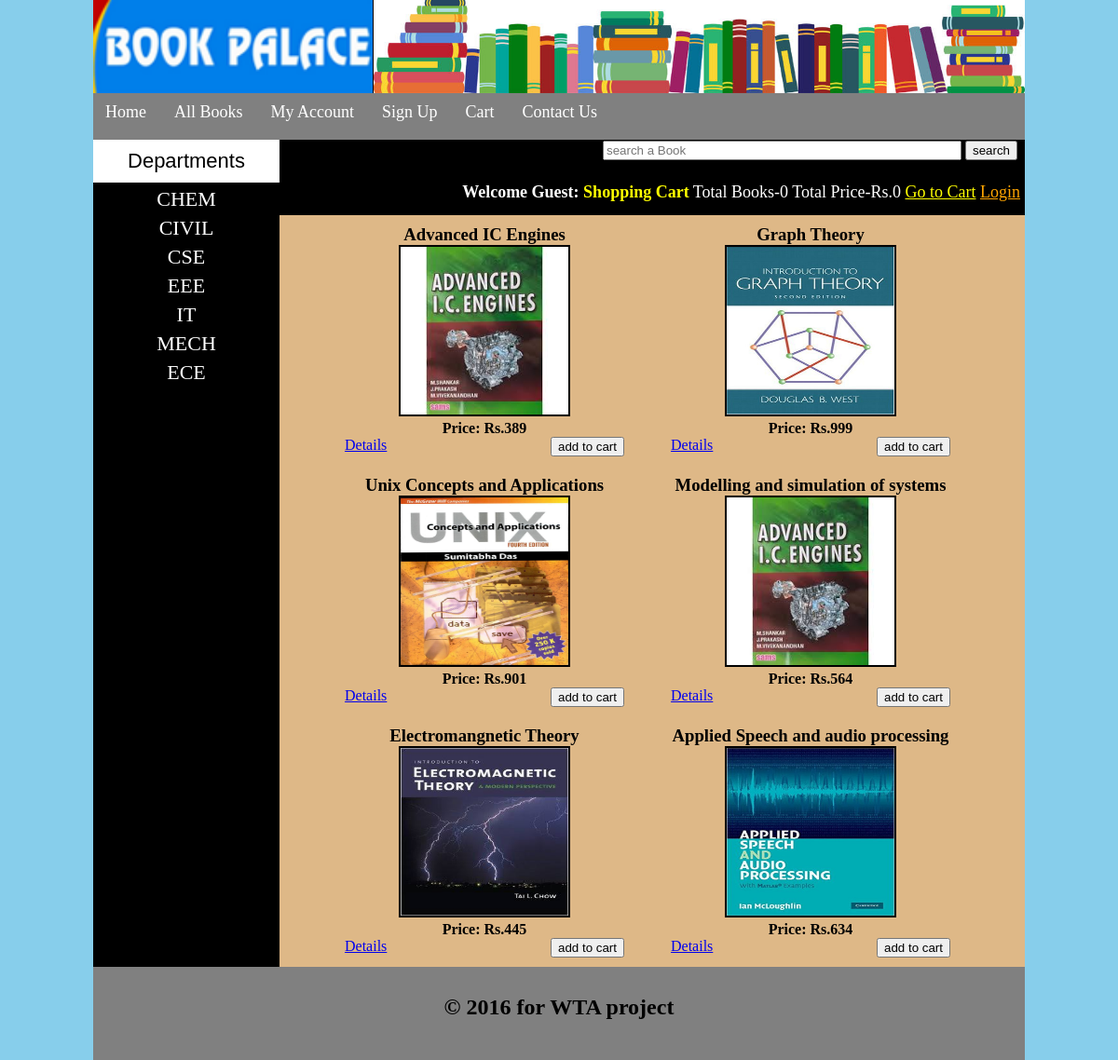
The page / on the database its author committed.
### tables this page shows
CREATE TABLE `categories` (
  `cat_id` int(100) NOT NULL,
  `cat_name` varchar(255) NOT NULL
);

CREATE TABLE `books` (
  `book_id` int(100) NOT NULL,
  `book_cat` varchar(100) NOT NULL,
  `book_title` varchar(255) NOT NULL,
  `book_price` int(100) NOT NULL,
  `book_desc` text NOT NULL,
  `book_image` text NOT NULL,
  `book_keywords` text NOT NULL
);

### functions/functions.php (the view, shortened to what this page needs)
<?php
$con = mysqli_connect("localhost","root","","ecommerce");
function getIp()
{
    $ip = $_SERVER['REMOTE_ADDR'];
    return $ip;
}
function total_books(){
	if(isset($_GET['add_cart'])){
		global $con;
		$ip = getIp();
		$get_books = "select * from cart where ip_add='$ip'";
		$run_books = mysqli_query($con, $get_books);
		$count_books = mysqli_num_rows($run_books);
		}
		else {
		global $con;
		$ip = getIp();
		$get_books = "select * from cart where ip_add='$ip'";
		$run_books = mysqli_query($con, $get_books);
		$count_books = mysqli_num_rows($run_books);
		}
	echo $count_books;
	}
function total_price()
{
	$total = 0;
	echo "Rs.".$total;
}
function getcats()
{
	global $con;
	$get_cats = "select * from categories";
	$run_cats = mysqli_query($con,$get_cats);
	while($row_cats=mysqli_fetch_array($run_cats))
	{
		$cat_id = $row_cats['cat_id'];
		$cat_name = $row_cats['cat_name'];
		echo "<li><a href='index.php?cat=$cat_id'>$cat_name</a></li>";
	}
}
function getbook()
{
	if(!isset($_GET['cat']))
	{
	global $con;
	 $get_book = "select * from books order by RAND() LIMIT 0,6";
	 $run_book = mysqli_query($con, $get_book);
	 while($row_book = mysqli_fetch_array($run_book))
	 {
		 $book_id = $row_book['book_id'];
		 $book_title = $row_book['book_title'];
		 $book_price = $row_book['book_price'];
		 $book_image = $row_book['book_image'];
		 echo "
				<div id='single_book' >
					<h3>$book_title</h3>
					<img src='admin_area/book_images/$book_image' width='180' height='180'/>
					<p><b>Price: Rs.$book_price</b></p>
					<a href='details.php?book_id=$book_id' style='float:left;'>Details</a>
					<a href='index.php?add_cart=$book_id'><button style='float:right; '>add to cart</button></a>
				</div>
		 ";
	 }
	}
}
?>

### index.php (shortened to what this page needs)
<!DOCTYPE html>
<?php
include("functions/functions.php");
?>
<html>
<head>
	<link rel="stylesheet" href="styles/style.css"  media="all"/>
</head>
<body>
	<div class="main_wrapper">
		<div class="header_wrapper">
		<img id="logo" src="images/logo.png" />
		<img id="banner" src="images/books.jpg" />
		</div>
		<div class="menubar">
			<ul id="menu">
				<li><a href="index.php">Home</a></li>
				<li><a href="all_books.php">All Books</a></li>
				<li><a href="customer/my_account.php">My Account</a></li>
				<li><a href="customer_register.php">Sign Up</a></li>
				<li><a href="cart.php">Cart</a></li>
				<li><a href="contact_us.php">Contact Us</a></li>
			</ul>
			<div id="form">
				<form method="get" action="results.php" enctype="multipart/form-data">
					<input type="text" name="user_query" size="45" placeholder="search a Book"/>
					<input type="submit" name="search" value="search"/>
				</form>
			</div>
		</div>
		<div class="content_wrapper">
		<div id="sidebar">
			<div id="sidebar_title" style="text-align:center">Departments</div>
			<ul id="cats">
				<?php
					getcats();
				?>
			</ul>
		</div>
		<div id="content_area">
		<div id="shopping_cart">
			<span style="float:right; font-size:18px; line-height:40px; padding:5px;">
			<?php
					if(isset($_SESSION['customer_email'])){
					echo $_SESSION['customer_email'] . "<b style='color:yellow;'>Your</b>" ;
					}
					else {
					echo "<b>Welcome Guest:</b>";
					}
					?>
			 <b style="color:yellow">Shopping Cart</b>
			Total Books-<?php total_books();?> Total Price-<?php total_price();?>
			<a href="cart.php" style="color:yellow;">Go to Cart</a>
			<?php
					if(!isset($_SESSION['customer_email'])){
					echo "<a href='checkout.php' style='color:orange;'>Login</a>";
					}
					else {
					echo "<a href='logout.php' style='color:orange;'>Logout</a>";
					}
					?>
			</span>
		</div>
			<div id="book_box">
				<?php
					getbook();
				?>
			</div>
		</div>
		</div>
		<div id="footer">
		<h2 style="text-align:center; padding-top:30px; ">&copy; 2016 for WTA project </h2>
		</div>
	</div >
</body>
</html>

### styles/style.css (style rules this page uses)
html, body, div, span, applet, object, iframe, h1, h2, h3, h4, h5, h6, p, blockquote, pre, a, abbr, acronym, address, big, cite, code, del, dfn, em, img, ins, kbd, q, s, samp, small, strike, strong, sub, sup, tt, var, b, u, i, center, dl, dt, dd, ol, ul, li, fieldset, form, label, legend, table, caption, tbody, tfoot, thead, tr, th, td, article, aside, canvas, details, embed, figure, figcaption, footer, header, hgroup, menu, nav, output, ruby, section, summary, time, mark, audio, video { margin: 0; padding: 0; border: 0; vertical-align: baseline; }
body { background:skyblue; }
.main_wrapper { width:1000px; height:auto; margin:auto; background:black }
.header_wrapper { width:1000px; height:100px; margin:auto; }
#logo { float:left; height:100px; width:300px; }
#banner { float:right; height:100px; width:699px; }
.menubar { width:1000px; height:50px; background:gray; color:white; }
#menu { padding:0; margin:0; line-height:40px; float:left; }
#menu li { list-style:none; display:inline; }
#menu a { text-decoration:none; color:white; padding:8px; margin:5px; font-size:18px; font-family:COMIC SANS MS; }
#form { float:right; padding-right:8px; line-height:40px; }
.content_wrapper { width:1000px; height:auto; margin:auto; background:BurlyWood; }
#content_area { width:800px; float:right; background:BurlyWood; }
#sidebar { width:200px; background:black; float:left; }
#sidebar_title { background:white; color:black; font-size:22px; font-family:arial; padding:10px; }
#cats { padding:0; text-align:center; }
#cats li { list-style:none; margin:5px; display:block; }
#cats a { color:white; text-align:center; font-size:22px; font-family:COMIC SANS MS; text-decoration:none; }
#footer { width:1000px; height:100px; background:gray; clear:both; }
#book_box { width:780px; text-align:center; margin-left:30px; margin-bottom:10px }
#single_book { float:left; margin-left:30px; padding:10px; width:300px }
#single_book img { border:2px solid black; }
#shopping_cart { width:800px; height:50px; background:black; color:white; }

### rows shown on the page
categories: cat_name "CHEM"
categories: cat_name "CIVIL"
categories: cat_name "CSE"
categories: cat_name "EEE"
categories: cat_name "IT"
categories: cat_name "MECH"
categories: cat_name "ECE"
books: book_title "Advanced IC Engines", book_image (picture), book_price "389"
books: book_title "Graph Theory", book_image (picture), book_price "999"
books: book_title "Unix Concepts and Applications", book_image (picture), book_price "901"
books: book_title "Modelling and simulation of systems", book_image (picture), book_price "564"
books: book_title "Electromangnetic Theory", book_image (picture), book_price "445"
books: book_title "Applied Speech and audio processing", book_image (picture), book_price "634"

### other values the page prints
$count_books "0"
$total "0"
